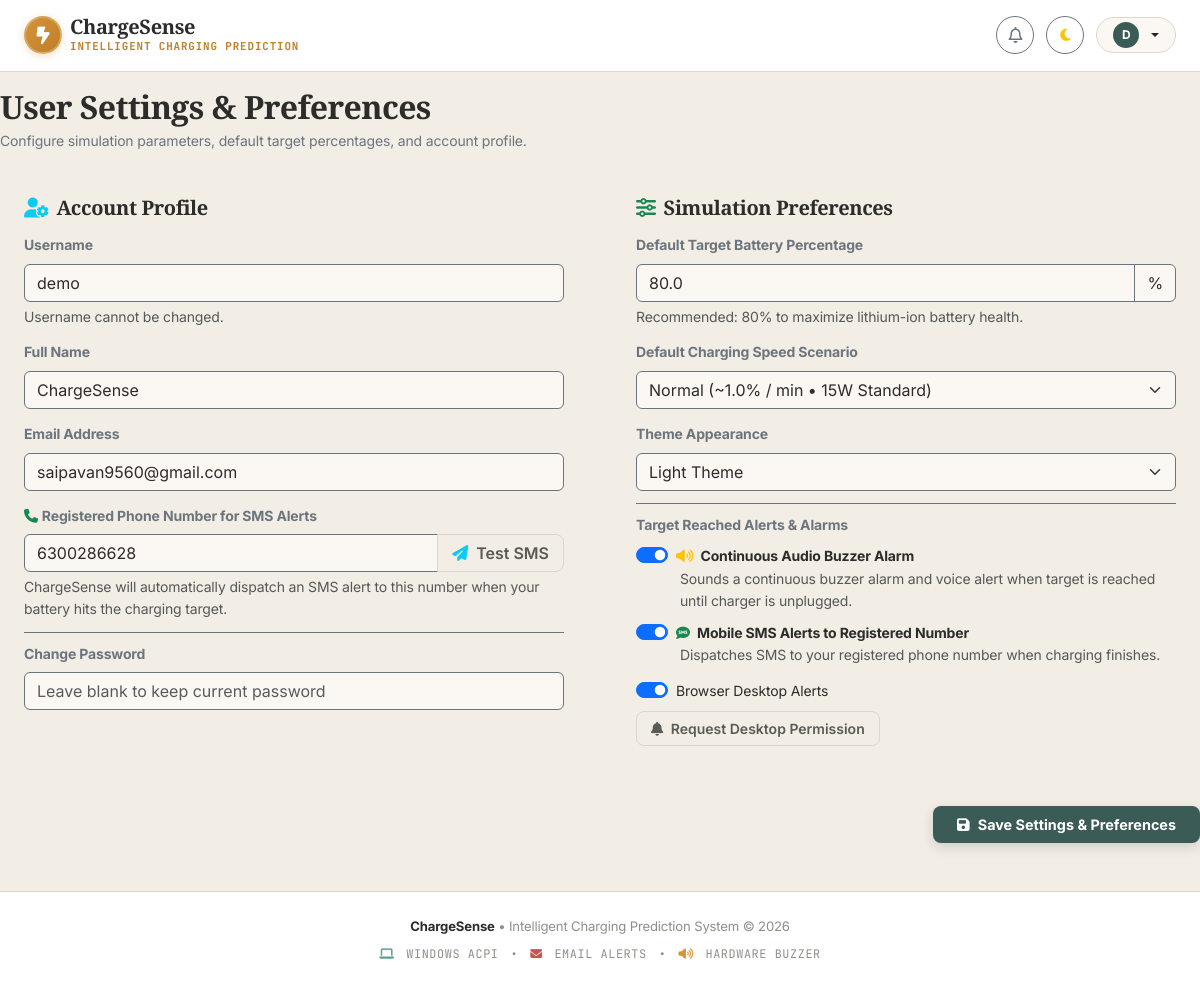
The page /settings on the database its author committed.
### models.py (models this page shows, shortened)
class User(UserMixin, db.Model):
    __tablename__ = 'users'
    id = db.Column(db.Integer, primary_key=True)
    username = db.Column(db.String(64), unique=True, nullable=False, index=True)
    email = db.Column(db.String(120), unique=True, nullable=False, index=True)
    password_hash = db.Column(db.String(256), nullable=False)
    full_name = db.Column(db.String(100), default='')
    phone_number = db.Column(db.String(25), default='')
    is_admin = db.Column(db.Boolean, default=False)
    created_at = db.Column(db.DateTime, default=datetime.utcnow)
    sessions = db.relationship('ChargingSession', backref='user', cascade='all, delete-orphan', lazy='dynamic')
    notifications = db.relationship('Notification', backref='user', cascade='all, delete-orphan', lazy='dynamic')
    settings = db.relationship('UserSettings', backref='user', uselist=False, cascade='all, delete-orphan')
    predictions = db.relationship('PredictionResult', backref='user', cascade='all, delete-orphan', lazy='dynamic')
    sms_logs = db.relationship('SMSNotification', backref='user', cascade='all, delete-orphan', lazy='dynamic')

class UserSettings(db.Model):
    __tablename__ = 'user_settings'
    id = db.Column(db.Integer, primary_key=True)
    user_id = db.Column(db.Integer, db.ForeignKey('users.id', ondelete='CASCADE'), unique=True, nullable=False)
    default_target_percentage = db.Column(db.Float, default=80.0)
    default_charging_speed = db.Column(db.String(20), default='normal')  # slow, normal, fast
    simulation_speed_multiplier = db.Column(db.Float, default=1.0)
    browser_notifications_enabled = db.Column(db.Boolean, default=True)
    phone_number = db.Column(db.String(25), default='')
    sms_alerts_enabled = db.Column(db.Boolean, default=True)
    buzzer_alerts_enabled = db.Column(db.Boolean, default=True)
    theme = db.Column(db.String(10), default='dark')  # dark, light
    updated_at = db.Column(db.DateTime, default=datetime.utcnow, onupdate=datetime.utcnow)

### routes/settings.py (the view)
@settings_bp.route('/settings')
@login_required
def settings_view():
    settings = current_user.settings
    if not settings:
        settings = UserSettings(user_id=current_user.id)
        db.session.add(settings)
        db.session.commit()
    return render_template('settings.html', settings=settings)

### templates/settings.html (shortened to what this page needs)
{% extends 'base.html' %}
{% block content %}
<div class="container-fluid px-0">
    <div class="mb-4">
        <h2 class="fw-bold text-light mb-1">User Settings & Preferences</h2>
        <p class="text-secondary small mb-0">Configure simulation parameters, default target percentages, and account profile.</p>
    </div>
    <form method="POST" action="{{ url_for('settings.update_settings') }}">
        <div class="row g-4">
            <div class="col-lg-6">
                <div class="glass-card p-4 h-100">
                    <h5 class="fw-bold text-light mb-3">
                        <i class="fa-solid fa-user-gear text-info me-2"></i>Account Profile
                    </h5>
                    <div class="mb-3">
                        <label class="form-label text-secondary small fw-bold">Username</label>
                        <input type="text" class="form-control bg-dark border-secondary text-muted" value="{{ current_user.username }}" disabled>
                        <div class="form-text text-muted small">Username cannot be changed.</div>
                    </div>
                    <div class="mb-3">
                        <label class="form-label text-secondary small fw-bold">Full Name</label>
                        <input type="text" name="full_name" class="form-control bg-dark border-secondary text-light" value="{{ current_user.full_name }}">
                    </div>
                    <div class="mb-3">
                        <label class="form-label text-secondary small fw-bold">Email Address</label>
                        <input type="email" name="email" class="form-control bg-dark border-secondary text-light" value="{{ current_user.email }}">
                    </div>
                    <div class="mb-3">
                        <label class="form-label text-secondary small fw-bold">
                            <i class="fa-solid fa-phone text-success me-1"></i>Registered Phone Number for SMS Alerts
                        </label>
                        <div class="input-group">
                            <input type="tel" name="phone_number" id="settingsPhoneNumber" class="form-control bg-dark border-secondary text-light" placeholder="e.g. +91 9876543210 or 10-digit number" value="{{ current_user.phone_number or (settings.phone_number if settings else '') }}">
                            <button type="button" class="btn btn-outline-custom" onclick="sendTestSMS()" title="Send verification SMS to this number">
                                <i class="fa-solid fa-paper-plane text-info me-1"></i> Test SMS
                            </button>
                        </div>
                        <div class="form-text text-muted small">ChargeSense will automatically dispatch an SMS alert to this number when your battery hits the charging target.</div>
                    </div>
                    <div class="mb-3 pt-2 border-top border-secondary">
                        <label class="form-label text-secondary small fw-bold">Change Password</label>
                        <input type="password" name="new_password" class="form-control bg-dark border-secondary text-light" placeholder="Leave blank to keep current password">
                    </div>
                </div>
            </div>
            <div class="col-lg-6">
                <div class="glass-card p-4 h-100">
                    <h5 class="fw-bold text-light mb-3">
                        <i class="fa-solid fa-sliders text-success me-2"></i>Simulation Preferences
                    </h5>
                    <div class="mb-3">
                        <label class="form-label text-secondary small fw-bold">Default Target Battery Percentage</label>
                        <div class="input-group">
                            <input type="number" name="default_target_percentage" class="form-control bg-dark border-secondary text-light" min="20" max="100" step="5" value="{{ settings.default_target_percentage }}">
                            <span class="input-group-text bg-dark border-secondary text-secondary">%</span>
                        </div>
                        <div class="form-text text-muted small">Recommended: 80% to maximize lithium-ion battery health.</div>
                    </div>
                    <div class="mb-3">
                        <label class="form-label text-secondary small fw-bold">Default Charging Speed Scenario</label>
                        <select name="default_charging_speed" class="form-select bg-dark border-secondary text-light">
                            <option value="normal" {% if settings.default_charging_speed == 'normal' %}selected{% endif %}>Normal (~1.0% / min &bull; 15W Standard)</option>
                        </select>
                    </div>
                    <div class="mb-3">
                        <label class="form-label text-secondary small fw-bold">Theme Appearance</label>
                        <select name="theme" class="form-select bg-dark border-secondary text-light">
                            <option value="light" {% if settings.theme == 'light' %}selected{% endif %}>Light Theme</option>
                        </select>
                    </div>
                    <div class="mb-3 pt-2 border-top border-secondary">
                        <label class="form-label text-secondary small fw-bold">Target Reached Alerts & Alarms</label>
                        <div class="form-check form-switch mb-2">
                            <input class="form-check-input" type="checkbox" name="buzzer_alerts_enabled" id="buzzerAlertsToggle" {% if settings.buzzer_alerts_enabled %}checked{% endif %}>
                            <label class="form-check-label text-light small fw-bold" for="buzzerAlertsToggle">
                                <i class="fa-solid fa-volume-high text-warning me-1"></i> Continuous Audio Buzzer Alarm
                            </label>
                            <div class="text-muted small ps-1">Sounds a continuous buzzer alarm and voice alert when target is reached until charger is unplugged.</div>
                        </div>
                        <div class="form-check form-switch mb-3">
                            <input class="form-check-input" type="checkbox" name="sms_alerts_enabled" id="smsAlertsToggle" {% if settings.sms_alerts_enabled %}checked{% endif %}>
                            <label class="form-check-label text-light small fw-bold" for="smsAlertsToggle">
                                <i class="fa-solid fa-comment-sms text-success me-1"></i> Mobile SMS Alerts to Registered Number
                            </label>
                            <div class="text-muted small ps-1">Dispatches SMS to your registered phone number when charging finishes.</div>
                        </div>
                        <div class="form-check form-switch mb-2">
                            <input class="form-check-input" type="checkbox" name="browser_notifications_enabled" id="browserNotifsToggle" {% if settings.browser_notifications_enabled %}checked{% endif %}>
                            <label class="form-check-label text-light small" for="browserNotifsToggle">Browser Desktop Alerts</label>
                        </div>
                        <button type="button" class="btn btn-outline-custom btn-sm" onclick="requestBrowserNotifications()">
                            <i class="fa-solid fa-bell me-1"></i> Request Desktop Permission
                        </button>
                    </div>
                </div>
            </div>
            <div class="col-12 text-end">
                <button type="submit" class="btn btn-brand px-4 py-2">
                    <i class="fa-solid fa-floppy-disk me-2"></i>Save Settings & Preferences
                </button>
            </div>
        </div>
    </form>
</div>
{% endblock %}

### templates/base.html (shortened to what this page needs)
<!DOCTYPE html>
<html lang="en" data-theme="light">
<head>
    <link href="https://cdn.jsdelivr.net/npm/bootstrap@5.3.3/dist/css/bootstrap.min.css" rel="stylesheet">
    <link rel="stylesheet" href="https://cdnjs.cloudflare.com/ajax/libs/font-awesome/6.5.1/css/all.min.css">
    <link rel="stylesheet" href="{{ url_for('static', filename='css/style.css') }}?v=6.0">
</head>
<body>
    <header class="py-3 px-4 d-flex align-items-center justify-content-between border-bottom" style="background: var(--surface); border-color: var(--border) !important;">
        <a href="{{ url_for('dashboard.index') }}" class="d-flex align-items-center gap-2 text-decoration-none">
            <div style="width: 38px; height: 38px; border-radius: 50%; background: linear-gradient(135deg, var(--ochre) 0%, var(--ochre-dark) 100%); color: white; display: flex; align-items: center; justify-content: center; font-size: 1.1rem; border: 2px solid rgba(255,255,255,0.25); box-shadow: 0 2px 8px rgba(212,148,58,0.3);">
                <i class="fa-solid fa-bolt-lightning"></i>
            </div>
            <div>
                <div class="heading-font fw-bold" style="font-size: 1.25rem; color: var(--ink); line-height: 1.1;">
                    ChargeSense
                </div>
                <div class="font-monospace fw-bold" style="font-size: 0.68rem; letter-spacing: 0.08em; text-transform: uppercase; color: var(--ochre-dark);">
                    Intelligent Charging Prediction
                </div>
            </div>
        </a>
        <div class="d-flex align-items-center gap-3">
            {% if current_user.is_authenticated %}
            <div class="dropdown">
                <button class="btn btn-outline-secondary position-relative p-1" id="navbarNotifBtn" data-bs-toggle="dropdown" aria-expanded="false" style="width: 38px; height: 38px; border-radius: 50%; display: flex; align-items: center; justify-content: center;">
                    <i class="fa-regular fa-bell"></i>
                </button>
            </div>
            <button id="themeToggleBtn" class="btn btn-outline-secondary btn-sm p-1" title="Toggle Theme" style="width: 38px; height: 38px; border-radius: 50%; display: flex; align-items: center; justify-content: center;">
                <i class="fa-solid fa-moon"></i>
            </button>
            <div class="dropdown">
                <button class="btn btn-sm d-flex align-items-center gap-2 rounded-pill px-3 py-1 dropdown-toggle border" id="userMenuDropdown" data-bs-toggle="dropdown" aria-expanded="false" style="background: var(--surface-warm); border-color: var(--border) !important;">
                    <div style="width: 26px; height: 26px; border-radius: 50%; background: var(--spruce); color: white; display: flex; align-items: center; justify-content: center; font-size: 0.75rem; font-weight: bold;">
                        {{ current_user.username[:1].upper() }}
                    </div>
                </button>
            </div>
            {% endif %}
        </div>
    </header>
    <div class="container-fluid px-4 pt-3" style="max-width: 1400px;">
    </div>
    <main>
        {% block content %}{% endblock %}
    </main>
    <footer class="border-top py-4 text-center mt-5" style="background: var(--surface); border-color: var(--border) !important; font-size: 0.82rem; color: var(--ink-muted);">
        <div class="container d-flex flex-column flex-sm-row justify-content-between align-items-center gap-2">
            <div>
                <strong style="color: var(--ink);">ChargeSense</strong> &bull; Intelligent Charging Prediction System &copy; {{ current_year }}
            </div>
            <div class="d-flex align-items-center gap-3 font-monospace" style="font-size: 0.74rem; letter-spacing: 0.05em;">
                <span><i class="fa-solid fa-laptop me-1" style="color: var(--teal);"></i> WINDOWS ACPI</span>
                <span>&bull;</span>
                <span><i class="fa-solid fa-envelope me-1" style="color: var(--danger);"></i> EMAIL ALERTS</span>
                <span>&bull;</span>
                <span><i class="fa-solid fa-volume-high me-1" style="color: var(--ochre);"></i> HARDWARE BUZZER</span>
            </div>
        </div>
    </footer>
</body>
</html>

### rows shown on the page
User: username "D", username "demo", full_name "ChargeSense", email "saipavan9560@gmail.com", phone_number "6300286628"
UserSettings: default_target_percentage "80.0", default_charging_speed "Normal (~1.0% / min • 15W Standard)", theme "Light Theme", buzzer_alerts_enabled "☑", sms_alerts_enabled "☑", browser_notifications_enabled "☑"
